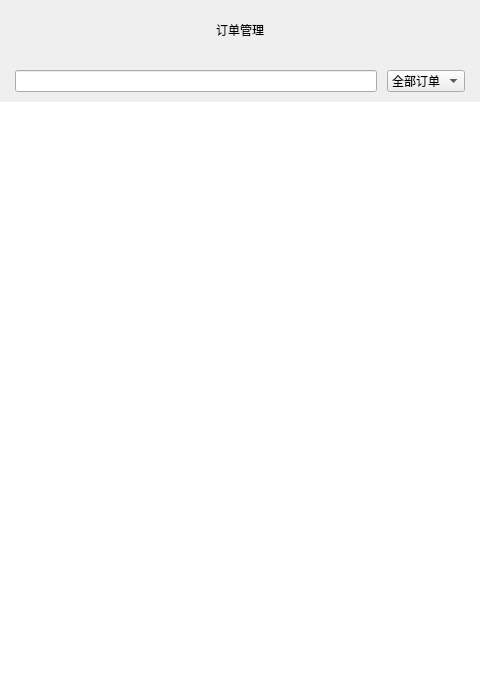
<?xml version="1.0" encoding="UTF-8"?>
<ui version="4.0">
 <class>OrderDialog</class>
 <widget class="QDialog" name="OrderDialog">
  <property name="geometry">
   <rect>
    <x>0</x>
    <y>0</y>
    <width>480</width>
    <height>680</height>
   </rect>
  </property>
  <property name="windowTitle">
   <string>订单管理</string>
  </property>
  <layout class="QVBoxLayout" name="mainLayout">
   <property name="spacing">
    <number>0</number>
   </property>
   <property name="leftMargin">
    <number>0</number>
   </property>
   <property name="topMargin">
    <number>0</number>
   </property>
   <property name="rightMargin">
    <number>0</number>
   </property>
   <property name="bottomMargin">
    <number>0</number>
   </property>
   <item>
    <widget class="QWidget" name="topBar" native="true">
     <property name="minimumSize">
      <size>
       <width>0</width>
       <height>60</height>
      </size>
     </property>
     <property name="maximumSize">
      <size>
       <width>16777215</width>
       <height>60</height>
      </size>
     </property>
     <layout class="QHBoxLayout" name="horizontalLayout">
      <item>
       <widget class="QLabel" name="titleLabel">
        <property name="text">
         <string>订单管理</string>
        </property>
        <property name="alignment">
         <set>Qt::AlignCenter</set>
        </property>
       </widget>
      </item>
     </layout>
    </widget>
   </item>
   <item>
    <widget class="QWidget" name="filterWidget" native="true">
     <layout class="QHBoxLayout" name="horizontalLayout_2">
      <property name="spacing">
       <number>10</number>
      </property>
      <property name="leftMargin">
       <number>15</number>
      </property>
      <property name="topMargin">
       <number>10</number>
      </property>
      <property name="rightMargin">
       <number>15</number>
      </property>
      <property name="bottomMargin">
       <number>10</number>
      </property>
      <item>
       <widget class="QLineEdit" name="searchEdit"/>
      </item>
      <item>
       <widget class="QComboBox" name="filterComboBox">
        <item>
         <property name="text">
          <string>全部订单</string>
         </property>
        </item>
        <item>
         <property name="text">
          <string>待处理</string>
         </property>
        </item>
        <item>
         <property name="text">
          <string>处理中</string>
         </property>
        </item>
        <item>
         <property name="text">
          <string>已完成</string>
         </property>
        </item>
        <item>
         <property name="text">
          <string>已取消</string>
         </property>
        </item>
       </widget>
      </item>
     </layout>
    </widget>
   </item>
   <item>
    <widget class="QListWidget" name="listWidget">
     <property name="frameShape">
      <enum>QFrame::NoFrame</enum>
     </property>
     <property name="verticalScrollMode">
      <enum>QAbstractItemView::ScrollPerPixel</enum>
     </property>
     <property name="horizontalScrollMode">
      <enum>QAbstractItemView::ScrollPerPixel</enum>
     </property>
    </widget>
   </item>
  </layout>
 </widget>
 <resources/>
 <connections/>
</ui>
